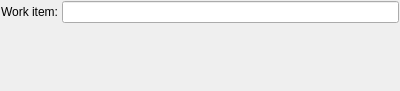
<?xml version="1.0" encoding="UTF-8"?>
<ui version="4.0">
 <class>workItemWidget</class>
 <widget class="QWidget" name="workItemWidget">
  <property name="geometry">
   <rect>
    <x>0</x>
    <y>0</y>
    <width>400</width>
    <height>91</height>
   </rect>
  </property>
  <property name="windowTitle">
   <string>Form</string>
  </property>
  <layout class="QVBoxLayout" name="verticalLayout">
   <property name="spacing">
    <number>1</number>
   </property>
   <property name="leftMargin">
    <number>1</number>
   </property>
   <property name="topMargin">
    <number>1</number>
   </property>
   <property name="rightMargin">
    <number>1</number>
   </property>
   <property name="bottomMargin">
    <number>1</number>
   </property>
   <item>
    <layout class="QHBoxLayout" name="horizontalLayout">
     <property name="spacing">
      <number>3</number>
     </property>
     <property name="sizeConstraint">
      <enum>QLayout::SetFixedSize</enum>
     </property>
     <item>
      <widget class="QLabel" name="label">
       <property name="sizePolicy">
        <sizepolicy hsizetype="Preferred" vsizetype="Fixed">
         <horstretch>0</horstretch>
         <verstretch>0</verstretch>
        </sizepolicy>
       </property>
       <property name="text">
        <string>Work item:</string>
       </property>
      </widget>
     </item>
     <item>
      <widget class="QLineEdit" name="lineEditWorkItem"/>
     </item>
    </layout>
   </item>
   <item>
    <widget class="QLabel" name="labelWorkItemDesc">
     <property name="minimumSize">
      <size>
       <width>0</width>
       <height>60</height>
      </size>
     </property>
     <property name="text">
      <string/>
     </property>
     <property name="textFormat">
      <enum>Qt::MarkdownText</enum>
     </property>
     <property name="wordWrap">
      <bool>true</bool>
     </property>
     <property name="margin">
      <number>3</number>
     </property>
    </widget>
   </item>
  </layout>
 </widget>
 <resources/>
 <connections/>
</ui>
